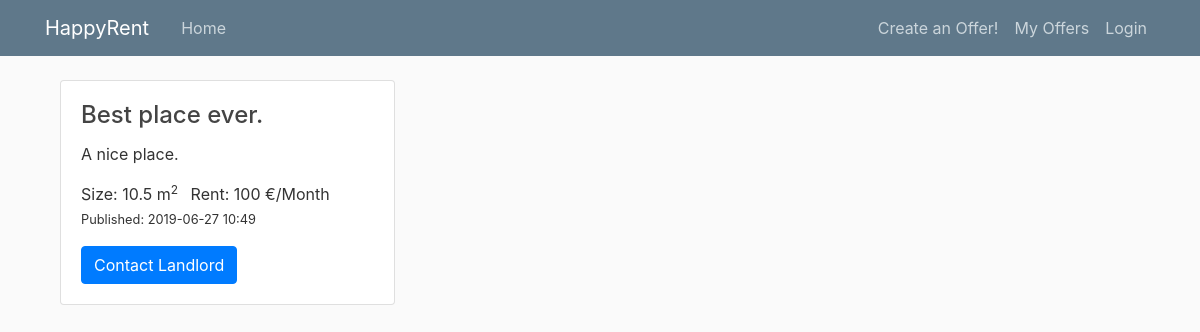
/item/1, run on an earlier commit of the app's database.
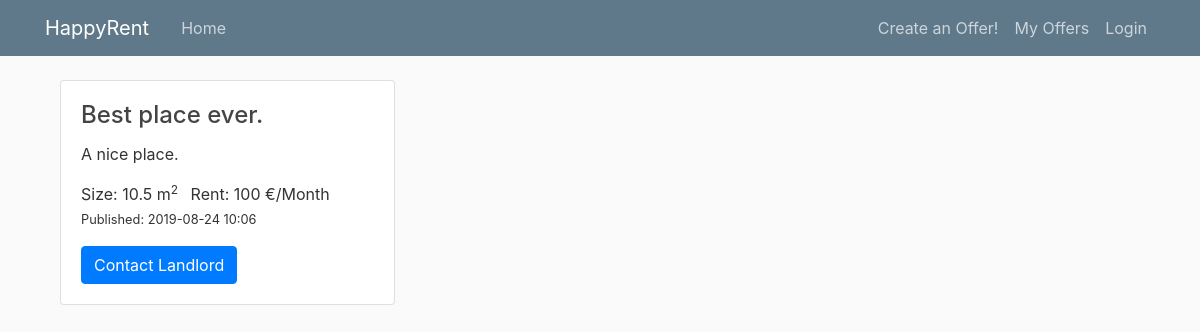
And on a later commit of the database.
### property_project/db_models.py (models this page shows, shortened)
class PropertyItem(db.Model):
    __tablename__ = 'property_item'
    id = db.Column(db.Integer, primary_key=True)
    title = db.Column(db.String(100), nullable=False,
                      default="Best place ever.")
    date_posted = db.Column(db.DateTime, nullable=False,
                            default=datetime.datetime.utcnow)
    description = db.Column(db.String(250), default="A nice place.")
    rent = db.Column(db.Integer)  # (db.Numeric(6,2))
    rooms = db.Column(db.Integer, default=1)  # default=set_default_rooms
    size = db.Column(db.Integer)  # (db.Numeric(6,1))
    property_id = db.Column(db.Integer, ForeignKey('property_type.id'))
    property_type = db.relationship('PropertyType')
    user_id = db.Column(db.Integer, db.ForeignKey('user.id'), nullable=False)

### property_project/routes.py (the view)
@app.route("/item/<int:item_id>")
def single_item(item_id):
    item = PropertyItem.query.get_or_404(item_id)
    return render_template('single_item.html', title=item.title, item=item)

### property_project/templates/single_item.html (shortened to what this page needs)
{% extends "layout.html" %}
{% block content %}
<div class="col-md-6">
    <div class="card">
        <div class="card-body">
            <h4 class="card-title">{{ item.title }}</h4>
            <p class="card-text">{{ item.description }}</p>
            <ul class="list-inline">
                <li class="list-inline-item">Size: {{ item.size }} m<sup>2</sup></li>
                <li class="list-inline-item">Rent: {{ item.rent }} €/Month</li>
                <small>
                    <li class="list-inline-item">Published: {{ item.date_posted.strftime('%Y-%m-%d %H:%M') }} </li>
                </small>
            </ul>
            <a href="#" class="btn btn-primary stretched-link">Contact Landlord</a>
        </div>
    </div>
</div>
{% endblock content %}

What changed in the data, as far as the page shows it:
changed PropertyItem "Best place ever.": date_posted "2019-06-27 10:49" → "2019-08-24 10:06"
